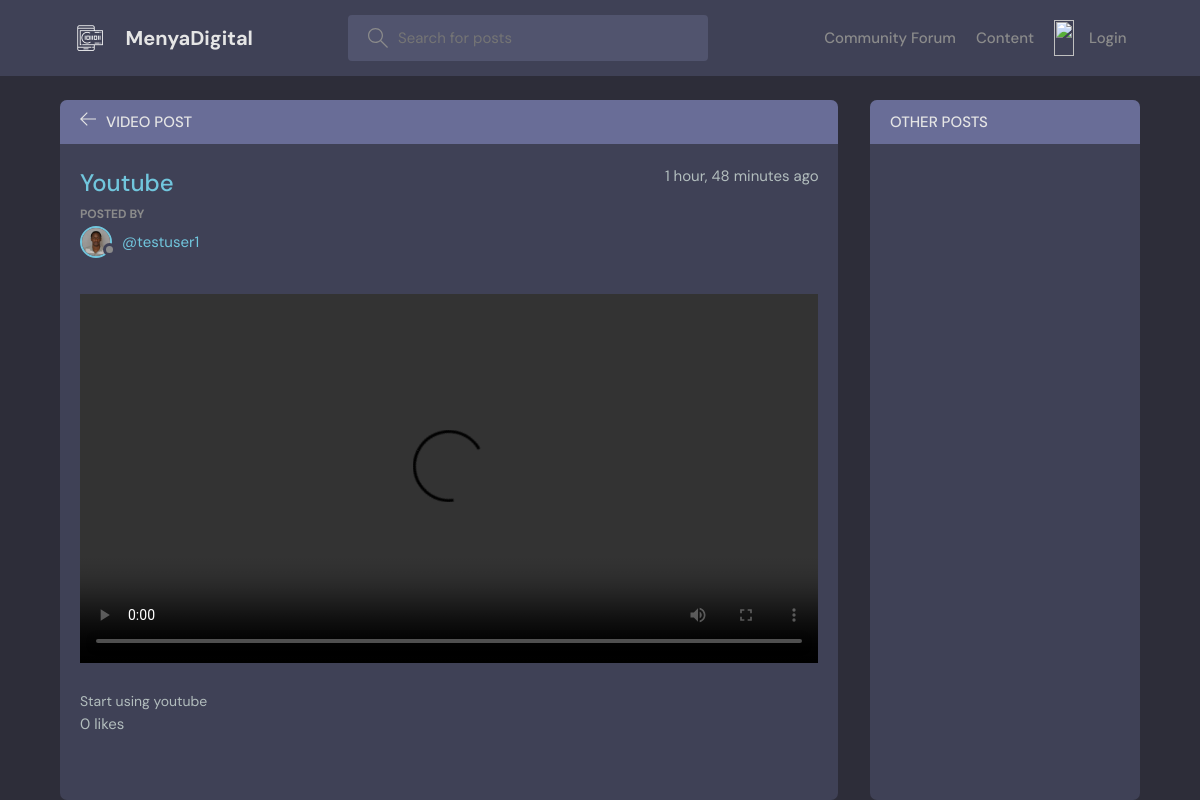
The page /video/1/ on the database its author committed.
### menyaApp/models.py (models this page shows, shortened)
class VideoPost(models.Model):
    topic = models.ForeignKey(Topic, on_delete=models.CASCADE)
    name = models.CharField(max_length=255)
    description = models.TextField()
    video_url = models.URLField(blank=True, null=True)
    video_file = models.FileField(upload_to="videos/", blank=True, null=True)
    created_at = models.DateTimeField(auto_now_add=True)
    updated_at = models.DateTimeField(auto_now=True)
    published_at = models.DateTimeField(null=True, blank=True)
    likes = likes = models.ManyToManyField(
        User, related_name="liked_videos", blank=True
    )
    creator = models.ForeignKey(User, on_delete=models.CASCADE)

class Topic(models.Model):
    name = models.CharField(max_length=200)
    def __str__(self):
        return self.name

class User(AbstractUser):
    username = models.CharField(max_length=150, unique=True, null=True, blank=True)
    name = models.CharField(max_length=200, null=True)
    email = models.EmailField(unique=True, null=True)
    bio = models.TextField(null=True)
    avatar = models.ImageField(null=True, default="avatar.svg")
    USERNAME_FIELD = "email"
    REQUIRED_FIELDS = ["username"]

### menyaApp/views.py (the view)
# urls.py: path("video/<int:pk>/", views.video_post_detail, name="video_post_detail"),
def video_post_detail(request, pk):
    video_post = get_object_or_404(VideoPost, pk=pk)
    return render(request, "base/video_post_detail.html", {"video_post": video_post})

### menyaApp/templates/base/video_post_detail.html (shortened to what this page needs)
{% extends 'main.html' %} {% block content %}
<main class="profile-page layout layout--2">
  <div class="container">
    <div class="room">
      <div class="room__top">
        <div class="room__topLeft">
          <a href="{% url 'video_post_list' %}">
            <svg
              version="1.1"
              xmlns="http://www.w3.org/2000/svg"
              width="32"
              height="32"
              viewBox="0 0 32 32"
            >
              <title>arrow-left</title>
              <path
                d="M13.723 2.286l-13.723 13.714 13.719 13.714 1.616-1.611-10.96-10.96h27.625v-2.286h-27.625l10.965-10.965-1.616-1.607z"
              ></path>
            </svg>
          </a>
          <h3>Video Post</h3>
        </div>
      </div>
      <div class="room__box">
        <div class="room__header">
          <div class="room__info">
            <h3>{{ video_post.topic }}</h3>
            <span>{{ video_post.created_at|timesince }} ago</span>
          </div>
          <div class="room__hosted">
            <p>Posted By</p>
            <a
              href="{% url 'user-profile' video_post.creator.id %}"
              class="room__author"
            >
              <div class="avatar avatar--small">
                <img src="{{ video_post.creator.avatar.url }}" />
              </div>
              <span>@{{ video_post.creator.username }}</span>
            </a>
          </div>
        </div>
        <div class="room__video">
          {% if video_post.video_file %}
          <video width="100%" controls>
            <source src="{{ video_post.video_file.url }}" type="video/mp4" />
          </video>
          {% elif video_post.video_url %}
          <video width="100%" controls>
            <source src="{{ video_post.video_url }}" type="video/mp4" />
            Your browser does not support the video tag.
          </video>
          {% else %}
          <p>No video available.</p>
          {% endif %}
        </div>
        <div class="room__details">
          <div class="thread__details">{{ video_post.description }}</div>
          <div class="video-likes">
            <span>{{ video_post.likes.count }} likes</span>
          </div>
        </div>
      </div>
    </div>
    <div class="participants">
      <h3 class="participants__top">Other Posts</h3>
      <div class="participants__list scroll">
      </div>
    </div>
  </div>
</main>
{% endblock content %}

### static/styles/style.css (style rules this page uses)
:root { --color-main: #71c6dd; --color-main-light: #e1f6fb; --color-dark: #3f4156; --color-dark-medium: #51546e; --color-dark-light: #696d97; --color-light: #e5e5e5; --color-gray: #8b8b8b; --color-light-gray: #b2bdbd; --color-bg: #2d2d39; --color-success: #5dd693; --color-error: #fc4b0b; }
* { font-family: "DM Sans", -apple-system, BlinkMacSystemFont, "Segoe UI", Roboto, Oxygen, Ubuntu, Cantarell, "Open Sans", "Helvetica Neue", sans-serif; margin: 0; padding: 0; box-sizing: border-box; text-rendering: optimizeLegibility; font-size: inherit; }
html { font-size: 56.25%; }
@media only screen and (min-width: 1200px) { html { font-size: 62.5%; } }
body { line-height: 1.6; font-weight: 400; font-size: 1.5rem; color: var(--color-light-gray); background-color: var(--color-bg); min-height: 100vh; }
img { width: 100%; }
a { display: inline-block; color: var(--color-main); text-decoration: none; }
.container { max-width: 120rem; width: 90%; margin: auto; }
.avatar { position: relative; display: inline-block; border-radius: 50%; border: 2px solid var(--color-main); }
.avatar img { display: block; border-radius: 50%; object-fit: cover; object-position: center; }
.avatar::after { content: ""; display: block; position: absolute; background-color: var(--color-gray); z-index: 111; border-radius: 50%; border: 0.3rem solid var(--color-dark); }
.avatar.avatar--small img { width: 2.8rem; height: 2.8rem; }
.avatar.avatar--small:after { width: 0.7rem; height: 0.7rem; bottom: 0px; right: -6px; }
.layout { margin-top: 2.4rem; }
.layout > .container { display: flex; justify-content: space-between; align-items: flex-start; }
.layout--2 > .container > div:first-child { flex-basis: 72%; }
.layout--2 > .container > div:last-child { flex-basis: 25%; }
.room, .participants { background: var(--color-dark); max-height: 87.5vh; border-radius: 0.7rem; overflow: hidden; position: relative; }
.room__top, .participants__top { background: var(--color-dark-light); display: flex; justify-content: space-between; align-items: center; padding: 1rem 2rem; position: relative; }
.room__top svg, .thread__top svg { width: 1.6rem; height: 1.6rem; fill: var(--color-light); cursor: pointer; }
.room__topLeft { display: flex; align-items: flex-end; gap: 1rem; }
.room__topLeft h3, .participants__top { text-transform: uppercase; font-weight: 500; color: var(--color-light); }
.room__topLeft svg { width: 1.6rem; height: 1.6rem; fill: var(--color-light); }
.room__header { max-height: 30vh; overflow-y: auto; position: absolute; width: 95%; background: var(--color-dark); z-index: 999; top: 4.4rem; padding-top: 2rem; padding-bottom: 1rem; }
.room__box { padding-left: 2rem; padding-right: 2rem; height: 80.5vh; padding-bottom: 0; }
.room__info { display: flex; justify-content: space-between; }
.room__info h3 { font-size: 2.4rem; font-weight: 500; color: var(--color-main); }
.room__hosted p { text-transform: uppercase; color: var(--color-gray); font-size: 1.2rem; font-weight: 700; line-height: 2; }
.room__author { display: flex; gap: 1rem; align-items: center; margin-bottom: 1rem; transition: all 0.3s ease-in-out; }
.thread__details { font-size: 1.4rem; margin-top: 0.5rem; }
.participants__top { justify-content: flex-start; gap: 0.5rem; }
.participants__list { padding: 2rem; height: 82.5vh; overflow-y: scroll; padding-bottom: 0; }

### menyaApp/templates/base/video_post_detail.html (style rules this page uses)
.room__video { margin-top: 150px; width: 100%; }
.room__details { margin-top: 20px; }

### rows shown on the page
VideoPost: topic "Youtube", created_at "1 hour, 48 minutes", creator.avatar (picture), creator.username "testuser1", description "Start using youtube", likes.count "0"
